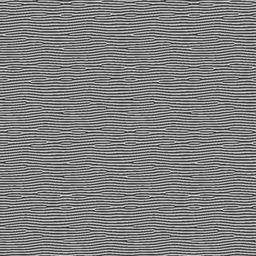
#> input picture input/test.bmp, 256 x 256 px, shrunk from 1024 x 1024 before the run
$ python vortex_elimination_iterative.py
#> lines starting #> are read from the running program, lines starting #| are printed output that depends on the picture; after the words box and inside, x2 and y2 are one past the last pixel; in counts of white or black regions, pixels touching at a corner belong together
import numpy as np
import imageio


def generate_anti_vortices(h, w):
    pos_curl = np.empty((2 * h, 2 * w), dtype=np.float64)
    neg_curl = np.empty((2 * h, 2 * w), dtype=np.float64)

    for row in range(2 * h):
        for col in range(2 * w):
            pos_curl[row, col] = np.arctan2(h - (row + .5), (col + .5) - w)
            neg_curl[row, col] = np.arctan2(h - (row + .5), w - (col + .5))

    return neg_curl, pos_curl


# Bring value/image into interval [-PI, PI]
def wrap(a):
    return (a + PI) % (2 * PI) - PI


# Epsilon accounts for numerical inaccuracies
def is_2_pi(value, epsilon=0.0000001):
    return 2 * PI - epsilon <= value <= 2 * PI + epsilon


def get_vortex_type(m):
    # Calculate differences clockwise
    diff_1 = wrap(m[0, 1] - m[0, 0])
    diff_2 = wrap(m[1, 1] - m[0, 1])
    diff_3 = wrap(m[1, 0] - m[1, 1])
    diff_4 = wrap(m[0, 0] - m[1, 0])

    diff_sum = diff_1 + diff_2 + diff_3 + diff_4

    if is_2_pi(diff_sum):
        return 1
    elif is_2_pi(-diff_sum):
        return -1
    else:
        return 0


PI = np.pi

file = "test.bmp"

file = file.split(".")
file_name = file[0]
file_ext = file[1]

img_original = np.float64(imageio.imread(f"input/{file_name}.{file_ext}"))
#> img_original: shape (256, 256) float64; min 20, max 237, mean 127.4

# Bring image into interval [0, 2PI]
img = img_original / 255 * 2 * PI

rows, cols = img.shape
#> rows = 256; cols = 256

# Copy first row and column to end of image
img_ext = np.empty((rows + 1, cols + 1), dtype=img.dtype)
img_ext[0:-1, 0:-1] = img  # copy image
img_ext[0:-1, -1] = img[:, 0]  # copy first column
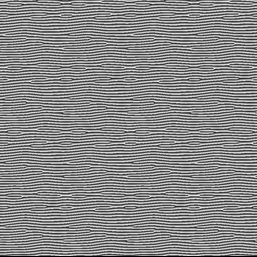
#> img_ext: shape (257, 257) float64; min 0, max 5.84, mean 3.13; drawn with min black and max white
img_ext[-1, :] = img_ext[0, :]
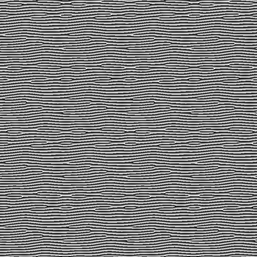
#> img_ext: shape (257, 257) float64; 0.39% of pixels changed, all inside (x1, y1, x2, y2) = (0, 256, 257, 257); drawn with min black and max white

# To visualize origins of vortices
found_vortices = np.full_like(img, 128, dtype=np.uint8)

# Generate anti-vortex
anti_vortex_neg, anti_vortex_pos = generate_anti_vortices(rows, cols)
#> after the loop in generate_anti_vortices, `for row in range(2 * h):`:
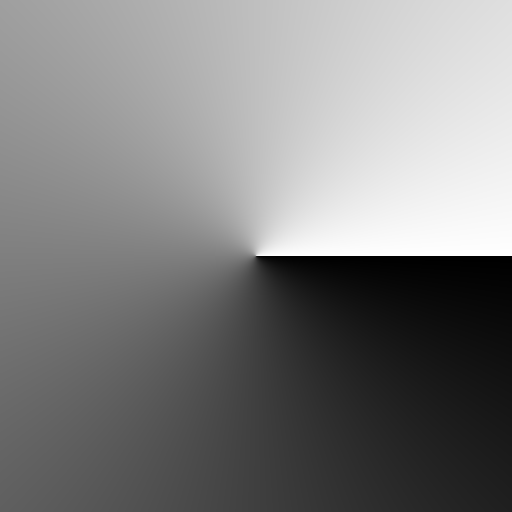
#> neg_curl: shape (512, 512) float64; min -3.14, max 3.14, mean -5.55e-17; drawn with min black and max white
#> after the loop in generate_anti_vortices, `for row in range(2 * h):`:
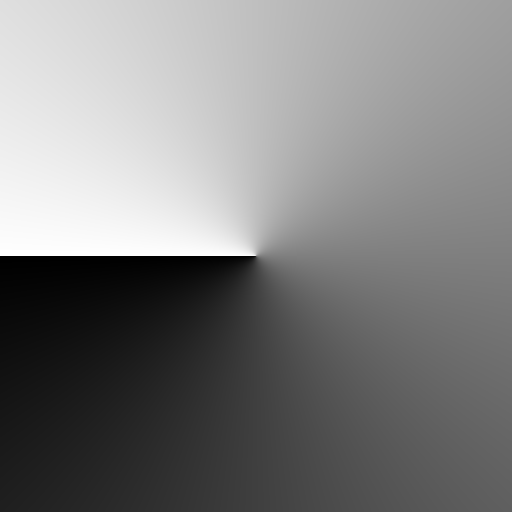
#> pos_curl: shape (512, 512) float64; min -3.14, max 3.14, mean -5.55e-17; drawn with min black and max white

vortex_center_y = rows - 1
#> vortex_center_y = 255
vortex_center_x = cols - 1
#> vortex_center_x = 255

num_of_vortices = 0

for row in range(rows):
    for col in range(cols):
        four_pixel_matrix = img_ext[row:row + 2, col:col + 2]
        vortex_type = get_vortex_type(four_pixel_matrix)

        if vortex_type != 0:
            num_of_vortices += 1

            # Calculate coordinates of vortex snippet
            vortex_coord_start_y = vortex_center_y - row
            vortex_coord_end_y = vortex_center_y + (rows - row)
            vortex_coord_start_x = vortex_center_x - col
            vortex_coord_end_x = vortex_center_x + (cols - col)

            anti_vortex_snippet = np.empty_like(img)

            if vortex_type == 1:
                found_vortices[row, col] = 0
                anti_vortex_snippet = anti_vortex_pos[vortex_coord_start_y:vortex_coord_end_y,
                                                       vortex_coord_start_x:vortex_coord_end_x]

            else:
                found_vortices[row, col] = 255
                anti_vortex_snippet = anti_vortex_neg[vortex_coord_start_y:vortex_coord_end_y,
                                                       vortex_coord_start_x:vortex_coord_end_x]

            img += anti_vortex_snippet
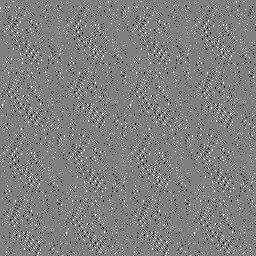
#> found_vortices: shape (256, 256); min 0, max 255, mean 128
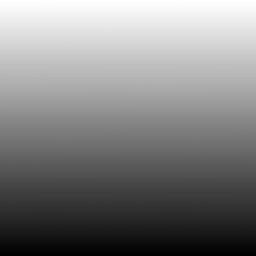
#> img: shape (256, 256) float64; min -9565.3, max 9634.5, mean 144.3; drawn with min black and max white

img_clean = wrap(img)
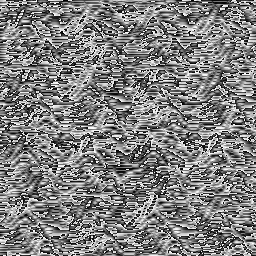
#> img_clean: shape (256, 256) float64; min -3.14, max 3.14, mean 0.01; drawn with min black and max white

# Wrap back properly and turn values into 8-bit integers
img_clean = img_clean - np.min(img_clean)
img_clean = img_clean % (2 * PI)
img_clean = img_clean / np.max(img_clean) * 255
img_clean = np.rint(img_clean)
img_clean = np.uint8(img_clean)

imageio.imsave(f"output/{file_name}_it.{file_ext}", img_clean)

if num_of_vortices > 0:
    imageio.imsave(f"output/{file_name}_vortex_positions.{file_ext}", found_vortices)
